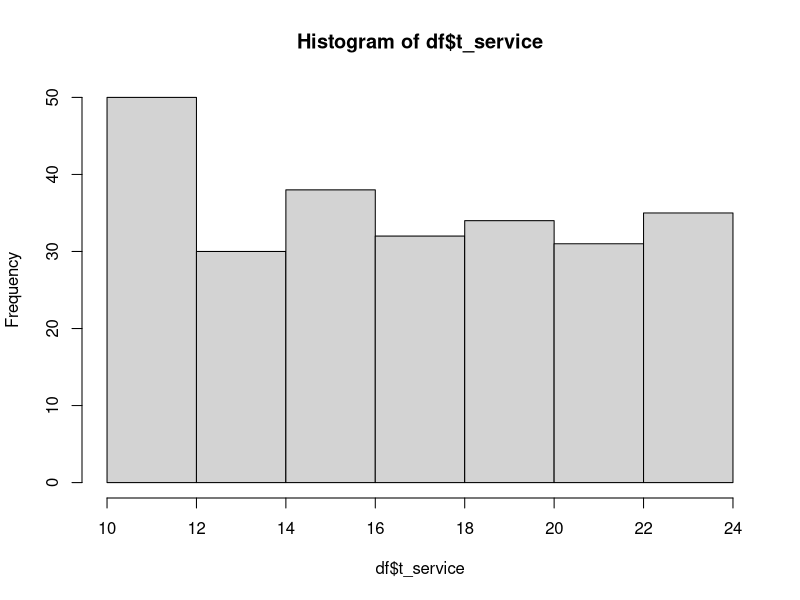
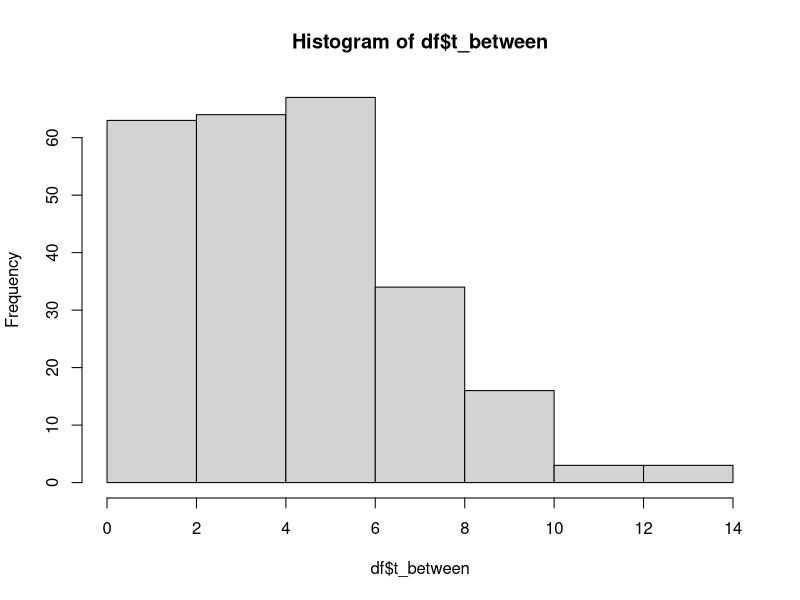
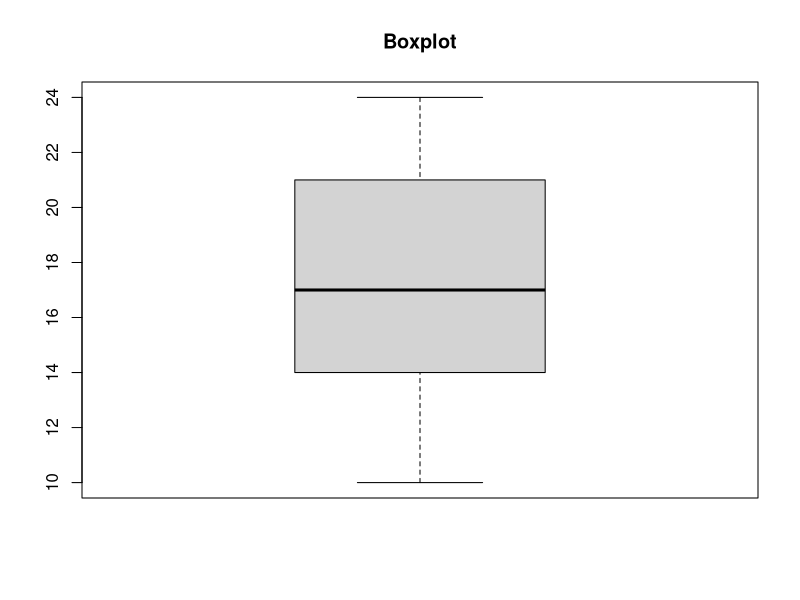
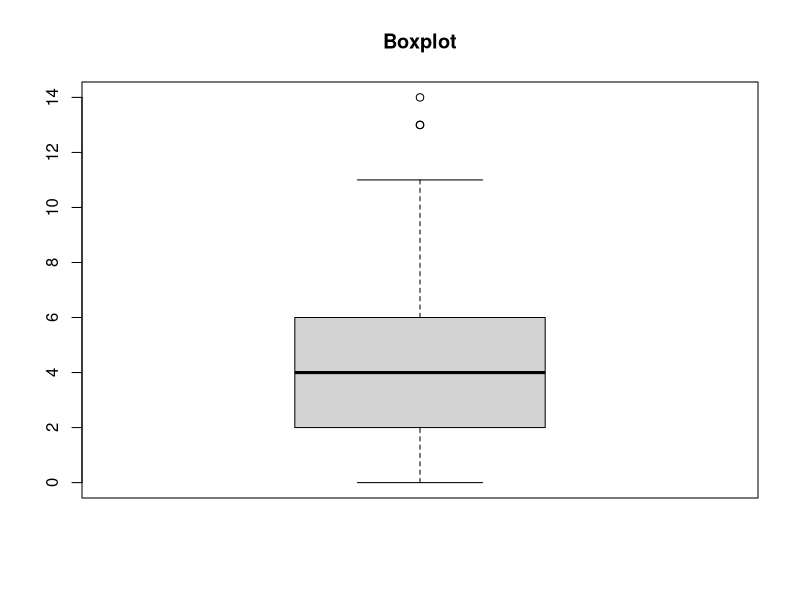

Write R code to recreate these figures, in order. (Note: this script raises an error after producing the figures.)
library(gridExtra)

t_service <- read.csv('datasets/ts.txt')
t_between <- read.csv('datasets/tc.txt')

df <- data.frame(t_service, t_between)

head(df)

fivenum(df$t_service)

range(df$t_service)
range(df$t_between)

sd(df$t_service)
sd(df$t_between)

hist(df$t_service)
hist(df$t_between)

boxplot(df$t_service, main = "Boxplot")
boxplot(df$t_between, main = "Boxplot")

qqnorm(t_service, main = "Normal Q-Q plot")
qqnorm(t_between, main = "Normal Q-Q plot")

med = median(t_between)
# subtract median from each value of x and get absolute deviation
abs_dev = abs(t_between-med)
# get MAD
mad = 1.4826 * median(abs_dev)
# get threshold values for outliers
Tmin = med-(3*mad) 
Tmax = med+(3*mad) 

# find outlier
t_between[which(t_between < Tmin | t_between > Tmax)]

t_cor <- cor(df$t_service, df$t_between)

# model
model <- lm(t_service ~ t_between, df)

summary(model)
